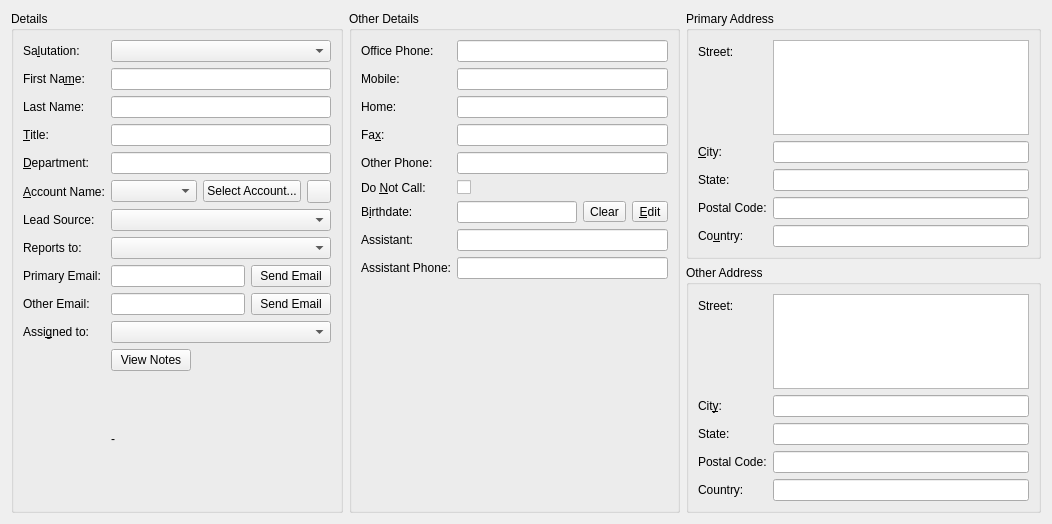
<?xml version="1.0" encoding="UTF-8"?>
<ui version="4.0">
 <class>ContactForm</class>
 <widget class="QWidget" name="ContactForm">
  <property name="geometry">
   <rect>
    <x>0</x>
    <y>0</y>
    <width>1052</width>
    <height>524</height>
   </rect>
  </property>
  <property name="windowTitle">
   <string>Form</string>
  </property>
  <layout class="QGridLayout" name="gridLayout">
   <item row="0" column="0" rowspan="2">
    <widget class="QGroupBox" name="detailsGroup">
     <property name="title">
      <string>Details</string>
     </property>
     <layout class="QGridLayout" name="gridLayout_2">
      <item row="0" column="0">
       <widget class="QLabel" name="label">
        <property name="text">
         <string>Sa&amp;lutation:</string>
        </property>
        <property name="buddy">
         <cstring>salutation</cstring>
        </property>
       </widget>
      </item>
      <item row="0" column="1">
       <widget class="QComboBox" name="salutation"/>
      </item>
      <item row="1" column="0">
       <widget class="QLabel" name="label_2">
        <property name="text">
         <string>First Na&amp;me:</string>
        </property>
        <property name="buddy">
         <cstring>first_name</cstring>
        </property>
       </widget>
      </item>
      <item row="1" column="1">
       <widget class="QLineEdit" name="first_name"/>
      </item>
      <item row="2" column="0">
       <widget class="QLabel" name="label_3">
        <property name="text">
         <string>Last Name:</string>
        </property>
        <property name="buddy">
         <cstring>last_name</cstring>
        </property>
       </widget>
      </item>
      <item row="2" column="1">
       <widget class="QLineEdit" name="last_name"/>
      </item>
      <item row="3" column="0">
       <widget class="QLabel" name="label_4">
        <property name="text">
         <string>&amp;Title:</string>
        </property>
        <property name="buddy">
         <cstring>title</cstring>
        </property>
       </widget>
      </item>
      <item row="3" column="1">
       <widget class="QLineEdit" name="title"/>
      </item>
      <item row="4" column="0">
       <widget class="QLabel" name="label_5">
        <property name="text">
         <string>&amp;Department:</string>
        </property>
        <property name="buddy">
         <cstring>department</cstring>
        </property>
       </widget>
      </item>
      <item row="4" column="1">
       <widget class="QLineEdit" name="department"/>
      </item>
      <item row="5" column="0">
       <widget class="QLabel" name="label_6">
        <property name="text">
         <string>&amp;Account Name:</string>
        </property>
        <property name="buddy">
         <cstring>account_id</cstring>
        </property>
       </widget>
      </item>
      <item row="5" column="1">
       <layout class="QHBoxLayout" name="accountLayout">
        <item>
         <widget class="QComboBox" name="account_id"/>
        </item>
        <item>
         <widget class="QPushButton" name="buttonSelectAccount">
          <property name="text">
           <string>Select Account...</string>
          </property>
         </widget>
        </item>
        <item>
         <widget class="QToolButton" name="buttonOpenAccount">
          <property name="icon">
           <iconset theme="document-open">
            <normaloff>.</normaloff>.</iconset>
          </property>
         </widget>
        </item>
       </layout>
      </item>
      <item row="6" column="0">
       <widget class="QLabel" name="label_7">
        <property name="text">
         <string>Lead Source:</string>
        </property>
        <property name="buddy">
         <cstring>lead_source</cstring>
        </property>
       </widget>
      </item>
      <item row="6" column="1">
       <widget class="QComboBox" name="lead_source"/>
      </item>
      <item row="7" column="0">
       <widget class="QLabel" name="label_9">
        <property name="text">
         <string>Reports to:</string>
        </property>
        <property name="buddy">
         <cstring>reports_to_id</cstring>
        </property>
       </widget>
      </item>
      <item row="7" column="1">
       <widget class="QComboBox" name="reports_to_id"/>
      </item>
      <item row="8" column="0">
       <widget class="QLabel" name="label_10">
        <property name="text">
         <string>Primary Email:</string>
        </property>
        <property name="buddy">
         <cstring>email1</cstring>
        </property>
       </widget>
      </item>
      <item row="8" column="1">
       <layout class="QHBoxLayout" name="horizontalLayout_2">
        <item>
         <widget class="QLineEdit" name="email1"/>
        </item>
        <item>
         <widget class="QPushButton" name="buttonMailToPrimary">
          <property name="text">
           <string>Send Email</string>
          </property>
         </widget>
        </item>
       </layout>
      </item>
      <item row="9" column="0">
       <widget class="QLabel" name="label_31">
        <property name="text">
         <string>Other Email:</string>
        </property>
        <property name="buddy">
         <cstring>email2</cstring>
        </property>
       </widget>
      </item>
      <item row="9" column="1">
       <layout class="QHBoxLayout" name="horizontalLayout_3">
        <item>
         <widget class="QLineEdit" name="email2"/>
        </item>
        <item>
         <widget class="QPushButton" name="buttonMailToOther">
          <property name="text">
           <string>Send Email</string>
          </property>
         </widget>
        </item>
       </layout>
      </item>
      <item row="10" column="0">
       <widget class="QLabel" name="label_11">
        <property name="text">
         <string>Assi&amp;gned to:</string>
        </property>
        <property name="buddy">
         <cstring>assigned_user_id</cstring>
        </property>
       </widget>
      </item>
      <item row="10" column="1">
       <widget class="QComboBox" name="assigned_user_id"/>
      </item>
      <item row="11" column="1">
       <layout class="QHBoxLayout" name="horizontalLayout_4">
        <item>
         <widget class="QPushButton" name="viewNotesButton">
          <property name="text">
           <string>View Notes</string>
          </property>
         </widget>
        </item>
        <item>
         <spacer name="horizontalSpacer">
          <property name="orientation">
           <enum>Qt::Horizontal</enum>
          </property>
          <property name="sizeHint" stdset="0">
           <size>
            <width>40</width>
            <height>20</height>
           </size>
          </property>
         </spacer>
        </item>
       </layout>
      </item>
      <item row="12" column="1">
       <widget class="QLabel" name="urllabel">
        <property name="minimumSize">
         <size>
          <width>100</width>
          <height>100</height>
         </size>
        </property>
        <property name="text">
         <string>-</string>
        </property>
        <property name="openExternalLinks">
         <bool>true</bool>
        </property>
       </widget>
      </item>
     </layout>
    </widget>
   </item>
   <item row="0" column="1" rowspan="2">
    <widget class="QGroupBox" name="otherDetailsBox">
     <property name="title">
      <string>Other Details</string>
     </property>
     <layout class="QFormLayout" name="formLayout_2">
      <item row="0" column="0">
       <widget class="QLabel" name="label_12">
        <property name="text">
         <string>Office Phone:</string>
        </property>
        <property name="buddy">
         <cstring>phone_work</cstring>
        </property>
       </widget>
      </item>
      <item row="0" column="1">
       <widget class="QLineEdit" name="phone_work"/>
      </item>
      <item row="1" column="0">
       <widget class="QLabel" name="label_13">
        <property name="text">
         <string>Mobile:</string>
        </property>
        <property name="buddy">
         <cstring>phone_mobile</cstring>
        </property>
       </widget>
      </item>
      <item row="1" column="1">
       <widget class="QLineEdit" name="phone_mobile"/>
      </item>
      <item row="2" column="0">
       <widget class="QLabel" name="label_14">
        <property name="text">
         <string>Home:</string>
        </property>
        <property name="buddy">
         <cstring>phone_home</cstring>
        </property>
       </widget>
      </item>
      <item row="2" column="1">
       <widget class="QLineEdit" name="phone_home"/>
      </item>
      <item row="3" column="0">
       <widget class="QLabel" name="label_15">
        <property name="text">
         <string>Fa&amp;x:</string>
        </property>
        <property name="buddy">
         <cstring>phone_fax</cstring>
        </property>
       </widget>
      </item>
      <item row="3" column="1">
       <widget class="QLineEdit" name="phone_fax"/>
      </item>
      <item row="4" column="0">
       <widget class="QLabel" name="label_16">
        <property name="text">
         <string>Other Phone:</string>
        </property>
        <property name="buddy">
         <cstring>phone_other</cstring>
        </property>
       </widget>
      </item>
      <item row="4" column="1">
       <widget class="QLineEdit" name="phone_other"/>
      </item>
      <item row="5" column="0">
       <widget class="QLabel" name="label_30">
        <property name="text">
         <string>Do &amp;Not Call:</string>
        </property>
        <property name="buddy">
         <cstring>do_not_call</cstring>
        </property>
       </widget>
      </item>
      <item row="5" column="1">
       <widget class="QCheckBox" name="do_not_call">
        <property name="text">
         <string/>
        </property>
       </widget>
      </item>
      <item row="6" column="0">
       <widget class="QLabel" name="label_17">
        <property name="text">
         <string>B&amp;irthdate:</string>
        </property>
        <property name="buddy">
         <cstring>birthdate</cstring>
        </property>
       </widget>
      </item>
      <item row="6" column="1">
       <layout class="QHBoxLayout" name="horizontalLayout">
        <item>
         <widget class="QLineEdit" name="birthdate"/>
        </item>
        <item>
         <widget class="QToolButton" name="clearDateButton">
          <property name="text">
           <string>Clear</string>
          </property>
         </widget>
        </item>
        <item>
         <widget class="QToolButton" name="calendarButton">
          <property name="text">
           <string>&amp;Edit</string>
          </property>
         </widget>
        </item>
       </layout>
      </item>
      <item row="7" column="0">
       <widget class="QLabel" name="label_28">
        <property name="text">
         <string>Assistant:</string>
        </property>
        <property name="buddy">
         <cstring>assistant</cstring>
        </property>
       </widget>
      </item>
      <item row="7" column="1">
       <widget class="QLineEdit" name="assistant"/>
      </item>
      <item row="8" column="0">
       <widget class="QLabel" name="label_29">
        <property name="text">
         <string>Assistant Phone:</string>
        </property>
        <property name="buddy">
         <cstring>phoneAssistant</cstring>
        </property>
       </widget>
      </item>
      <item row="8" column="1">
       <widget class="QLineEdit" name="phoneAssistant"/>
      </item>
     </layout>
    </widget>
   </item>
   <item row="0" column="2">
    <widget class="QGroupBox" name="primaryAddressBox">
     <property name="title">
      <string>Primary Address</string>
     </property>
     <layout class="QFormLayout" name="formLayout_3">
      <item row="0" column="0">
       <widget class="QLabel" name="label_18">
        <property name="text">
         <string>Street:</string>
        </property>
        <property name="buddy">
         <cstring>primaryAddressStreet</cstring>
        </property>
       </widget>
      </item>
      <item row="0" column="1">
       <widget class="QPlainTextEdit" name="primaryAddressStreet"/>
      </item>
      <item row="1" column="0">
       <widget class="QLabel" name="label_19">
        <property name="text">
         <string>&amp;City:</string>
        </property>
        <property name="buddy">
         <cstring>primaryAddressCity</cstring>
        </property>
       </widget>
      </item>
      <item row="1" column="1">
       <widget class="QLineEdit" name="primaryAddressCity"/>
      </item>
      <item row="2" column="0">
       <widget class="QLabel" name="label_20">
        <property name="text">
         <string>State:</string>
        </property>
        <property name="buddy">
         <cstring>primaryAddressState</cstring>
        </property>
       </widget>
      </item>
      <item row="2" column="1">
       <widget class="QLineEdit" name="primaryAddressState"/>
      </item>
      <item row="3" column="0">
       <widget class="QLabel" name="label_21">
        <property name="text">
         <string>Postal Code:</string>
        </property>
        <property name="buddy">
         <cstring>primaryAddressPostalcode</cstring>
        </property>
       </widget>
      </item>
      <item row="3" column="1">
       <widget class="QLineEdit" name="primaryAddressPostalcode"/>
      </item>
      <item row="4" column="0">
       <widget class="QLabel" name="label_22">
        <property name="text">
         <string>Co&amp;untry:</string>
        </property>
        <property name="buddy">
         <cstring>primaryAddressCountry</cstring>
        </property>
       </widget>
      </item>
      <item row="4" column="1">
       <widget class="QLineEdit" name="primaryAddressCountry"/>
      </item>
     </layout>
    </widget>
   </item>
   <item row="1" column="2">
    <widget class="QGroupBox" name="otherAddressBox">
     <property name="title">
      <string>Other Address</string>
     </property>
     <layout class="QFormLayout" name="formLayout_4">
      <item row="0" column="0">
       <widget class="QLabel" name="label_23">
        <property name="text">
         <string>Street:</string>
        </property>
        <property name="buddy">
         <cstring>altAddressStreet</cstring>
        </property>
       </widget>
      </item>
      <item row="0" column="1">
       <widget class="QPlainTextEdit" name="altAddressStreet"/>
      </item>
      <item row="1" column="0">
       <widget class="QLabel" name="label_24">
        <property name="text">
         <string>Cit&amp;y:</string>
        </property>
        <property name="buddy">
         <cstring>altAddressCity</cstring>
        </property>
       </widget>
      </item>
      <item row="1" column="1">
       <widget class="QLineEdit" name="altAddressCity"/>
      </item>
      <item row="2" column="0">
       <widget class="QLabel" name="label_25">
        <property name="text">
         <string>State:</string>
        </property>
        <property name="buddy">
         <cstring>altAddressState</cstring>
        </property>
       </widget>
      </item>
      <item row="2" column="1">
       <widget class="QLineEdit" name="altAddressState"/>
      </item>
      <item row="3" column="0">
       <widget class="QLabel" name="label_26">
        <property name="text">
         <string>Postal Code:</string>
        </property>
        <property name="buddy">
         <cstring>altAddressPostalcode</cstring>
        </property>
       </widget>
      </item>
      <item row="3" column="1">
       <widget class="QLineEdit" name="altAddressPostalcode"/>
      </item>
      <item row="4" column="0">
       <widget class="QLabel" name="label_27">
        <property name="text">
         <string>Country:</string>
        </property>
        <property name="buddy">
         <cstring>altAddressCountry</cstring>
        </property>
       </widget>
      </item>
      <item row="4" column="1">
       <widget class="QLineEdit" name="altAddressCountry"/>
      </item>
     </layout>
    </widget>
   </item>
  </layout>
 </widget>
 <tabstops>
  <tabstop>salutation</tabstop>
  <tabstop>first_name</tabstop>
  <tabstop>last_name</tabstop>
  <tabstop>title</tabstop>
  <tabstop>department</tabstop>
  <tabstop>account_id</tabstop>
  <tabstop>buttonOpenAccount</tabstop>
  <tabstop>lead_source</tabstop>
  <tabstop>reports_to_id</tabstop>
  <tabstop>email1</tabstop>
  <tabstop>email2</tabstop>
  <tabstop>assigned_user_id</tabstop>
  <tabstop>phone_work</tabstop>
  <tabstop>phone_mobile</tabstop>
  <tabstop>phone_home</tabstop>
  <tabstop>phone_fax</tabstop>
  <tabstop>phone_other</tabstop>
  <tabstop>do_not_call</tabstop>
  <tabstop>birthdate</tabstop>
  <tabstop>clearDateButton</tabstop>
  <tabstop>calendarButton</tabstop>
  <tabstop>assistant</tabstop>
  <tabstop>phoneAssistant</tabstop>
  <tabstop>primaryAddressStreet</tabstop>
  <tabstop>primaryAddressCity</tabstop>
  <tabstop>primaryAddressState</tabstop>
  <tabstop>primaryAddressPostalcode</tabstop>
  <tabstop>primaryAddressCountry</tabstop>
  <tabstop>altAddressStreet</tabstop>
  <tabstop>altAddressCity</tabstop>
  <tabstop>altAddressState</tabstop>
  <tabstop>altAddressPostalcode</tabstop>
  <tabstop>altAddressCountry</tabstop>
 </tabstops>
 <resources/>
 <connections/>
</ui>
